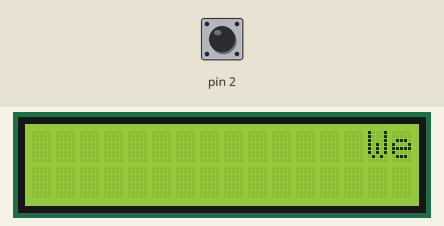
This sketch was run on a simulated Arduino Uno, built with avr-gcc and run on an emulated ATmega328P. Parts: 16×2 character LCD. The inputs (shaded band) are chosen by the test bench; at power-on: pin 2 HIGH.

Above: at 7.8 s.
7.9 s: pin 2 pulled LOW for 1 s
At 9.4 s:
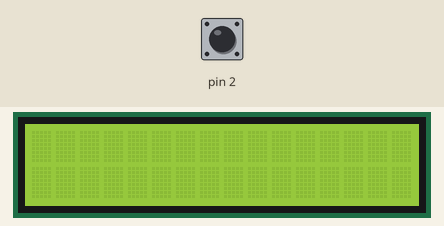
10.4 s: pin 2 pulled LOW for 0.15 s
At 10.55 s:
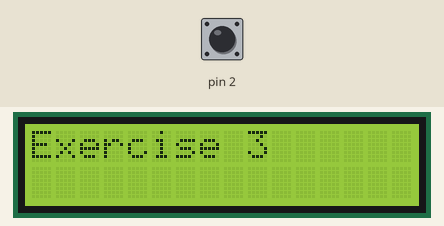
12.1 s: pin 2 pulled LOW for 3.2 s
At 22.97 s:
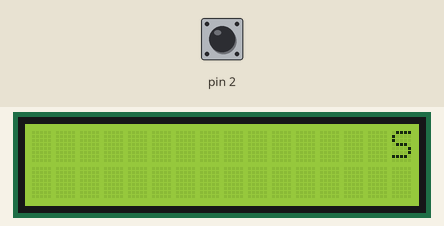
Timing chart, 0 to 24.5 s (numbered marks = the images above; inputs shaded):
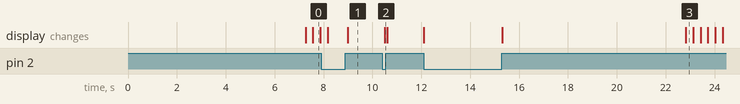

Measured:
- after the input at 7.9 s, the display: first changes after 0.27 s (image 1 shows a later state)
- after the input at 10.4 s, the display: changes after 0.10 s (image 2)
- after the input at 12.1 s, the display: first changes at once (image 3 shows a later state)

The sketch:

sketch.ino
```cpp
#include <LiquidCrystal.h>

LiquidCrystal lcd(12, 11, 10, 9, 8, 7);

const char message[] = "Welcome to the DTEK0074-3006 Embedded System Programming";
volatile bool buttonPressed = false;

void handleButtonPress() {
  buttonPressed = true;
}

void setup() {
  lcd.begin(16, 2);
  lcd.autoscroll();
  pinMode(2, INPUT_PULLUP);
  attachInterrupt(digitalPinToInterrupt(2), handleButtonPress, FALLING);
}

void loop() {
  if (buttonPressed) {
    if (digitalRead(2) == LOW) {
      lcd.clear();
      lcd.noAutoscroll();
      lcd.setCursor(0, 0);
      lcd.print("Exercise 3");
      delay(100);
    } else {
      buttonPressed = false;
      lcd.clear();
      lcd.autoscroll();
    }
  } else {
    static int i = 0;
    lcd.print(message[i]);
    i = (i + 1) % strlen(message);
    delay(300);
  }
}
```
